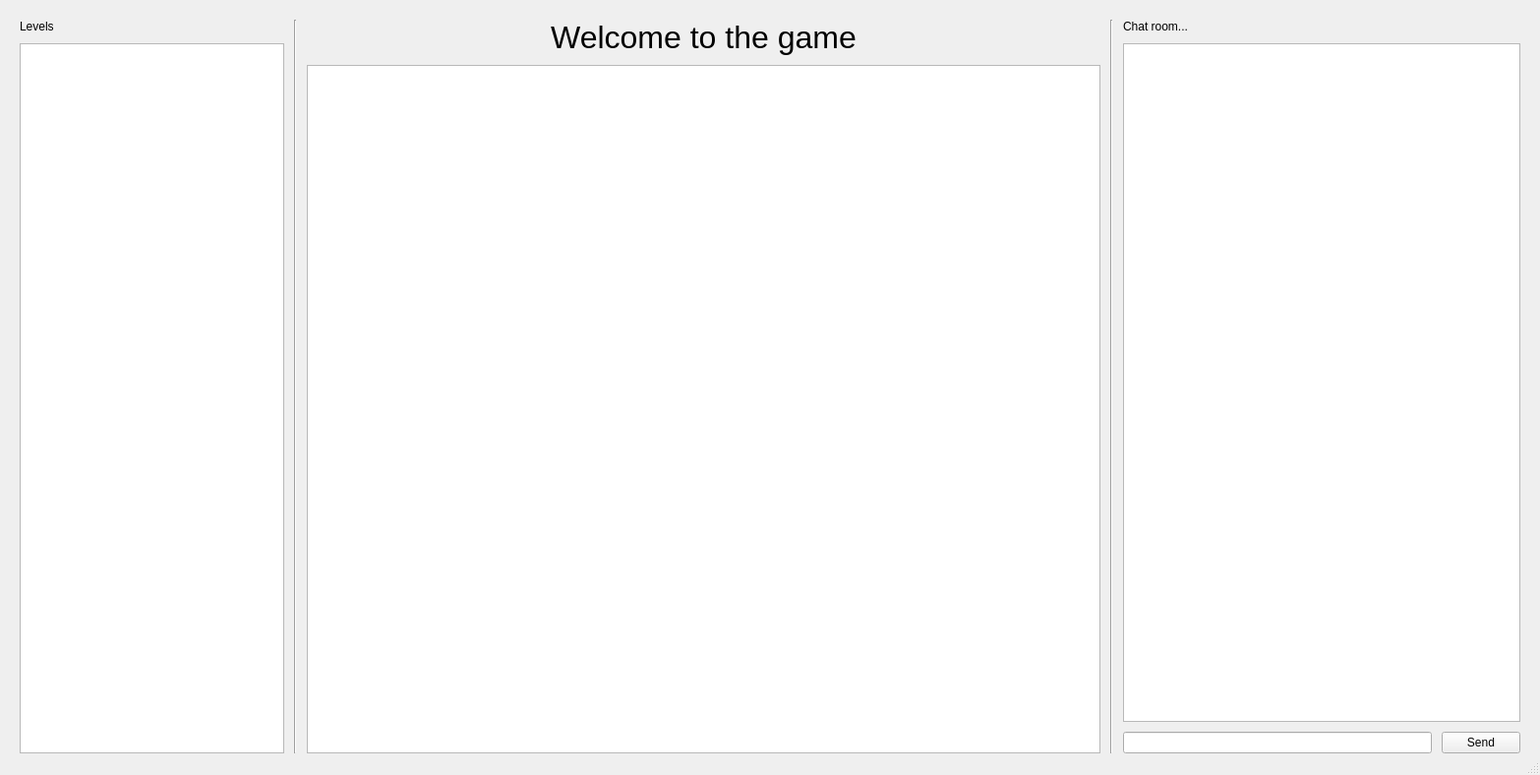
<?xml version="1.0" encoding="UTF-8"?>
<ui version="4.0">
 <class>MainWindow</class>
 <widget class="QMainWindow" name="MainWindow">
  <property name="geometry">
   <rect>
    <x>0</x>
    <y>0</y>
    <width>1566</width>
    <height>788</height>
   </rect>
  </property>
  <property name="windowTitle">
   <string>MainWindow</string>
  </property>
  <property name="documentMode">
   <bool>false</bool>
  </property>
  <widget class="QWidget" name="centralwidget">
   <layout class="QHBoxLayout" name="horizontalLayout_2">
    <property name="spacing">
     <number>10</number>
    </property>
    <property name="sizeConstraint">
     <enum>QLayout::SetDefaultConstraint</enum>
    </property>
    <property name="leftMargin">
     <number>20</number>
    </property>
    <property name="topMargin">
     <number>20</number>
    </property>
    <property name="rightMargin">
     <number>20</number>
    </property>
    <property name="bottomMargin">
     <number>0</number>
    </property>
    <item>
     <layout class="QHBoxLayout" name="horizontalLayout" stretch="2,0,6,0,3">
      <item>
       <layout class="QVBoxLayout" name="verticalLayout_4" stretch="0,0">
        <item>
         <widget class="QLabel" name="label_3">
          <property name="sizePolicy">
           <sizepolicy hsizetype="Preferred" vsizetype="Preferred">
            <horstretch>0</horstretch>
            <verstretch>0</verstretch>
           </sizepolicy>
          </property>
          <property name="text">
           <string>Levels</string>
          </property>
          <property name="margin">
           <number>10</number>
          </property>
         </widget>
        </item>
        <item>
         <widget class="QListView" name="listView">
          <property name="sizePolicy">
           <sizepolicy hsizetype="Expanding" vsizetype="Expanding">
            <horstretch>0</horstretch>
            <verstretch>0</verstretch>
           </sizepolicy>
          </property>
          <property name="editTriggers">
           <set>QAbstractItemView::NoEditTriggers</set>
          </property>
          <property name="showDropIndicator" stdset="0">
           <bool>false</bool>
          </property>
          <property name="viewMode">
           <enum>QListView::ListMode</enum>
          </property>
         </widget>
        </item>
       </layout>
      </item>
      <item>
       <widget class="Line" name="line">
        <property name="orientation">
         <enum>Qt::Vertical</enum>
        </property>
       </widget>
      </item>
      <item>
       <layout class="QVBoxLayout" name="verticalLayout_2">
        <item>
         <layout class="QGridLayout" name="gridLayout">
          <item row="0" column="1">
           <widget class="QLabel" name="label_2">
            <property name="font">
             <font>
              <pointsize>24</pointsize>
             </font>
            </property>
            <property name="text">
             <string>Welcome to the game</string>
            </property>
            <property name="alignment">
             <set>Qt::AlignCenter</set>
            </property>
           </widget>
          </item>
          <item row="1" column="1">
           <widget class="QTextEdit" name="textEdit_2">
            <property name="readOnly">
             <bool>true</bool>
            </property>
           </widget>
          </item>
         </layout>
        </item>
       </layout>
      </item>
      <item>
       <widget class="Line" name="line_2">
        <property name="orientation">
         <enum>Qt::Vertical</enum>
        </property>
       </widget>
      </item>
      <item>
       <layout class="QGridLayout" name="gridLayout_2">
        <item row="2" column="0">
         <widget class="QLineEdit" name="messageBox"/>
        </item>
        <item row="0" column="0" colspan="2">
         <widget class="QLabel" name="label_4">
          <property name="sizePolicy">
           <sizepolicy hsizetype="Preferred" vsizetype="Fixed">
            <horstretch>0</horstretch>
            <verstretch>0</verstretch>
           </sizepolicy>
          </property>
          <property name="text">
           <string>Chat room...</string>
          </property>
          <property name="margin">
           <number>10</number>
          </property>
         </widget>
        </item>
        <item row="2" column="1">
         <widget class="QPushButton" name="sendButton">
          <property name="text">
           <string>Send</string>
          </property>
         </widget>
        </item>
        <item row="1" column="0" colspan="2">
         <widget class="QTextEdit" name="chatBox">
          <property name="readOnly">
           <bool>true</bool>
          </property>
          <property name="html">
           <string>&lt;!DOCTYPE HTML PUBLIC &quot;-//W3C//DTD HTML 4.0//EN&quot; &quot;http://www.w3.org/TR/REC-html40/strict.dtd&quot;&gt;
&lt;html&gt;&lt;head&gt;&lt;meta name=&quot;qrichtext&quot; content=&quot;1&quot; /&gt;&lt;meta charset=&quot;utf-8&quot; /&gt;&lt;style type=&quot;text/css&quot;&gt;
p, li { white-space: pre-wrap; }
hr { height: 1px; border-width: 0; }
&lt;/style&gt;&lt;/head&gt;&lt;body style=&quot; font-family:'Cantarell'; font-size:11pt; font-weight:400; font-style:normal;&quot;&gt;
&lt;p style=&quot;-qt-paragraph-type:empty; margin-top:12px; margin-bottom:12px; margin-left:0px; margin-right:0px; -qt-block-indent:0; text-indent:0px;&quot;&gt;&lt;br /&gt;&lt;/p&gt;&lt;/body&gt;&lt;/html&gt;</string>
          </property>
         </widget>
        </item>
       </layout>
      </item>
     </layout>
    </item>
   </layout>
  </widget>
  <widget class="QMenuBar" name="menubar">
   <property name="geometry">
    <rect>
     <x>0</x>
     <y>0</y>
     <width>1566</width>
     <height>23</height>
    </rect>
   </property>
  </widget>
  <widget class="QStatusBar" name="statusbar"/>
 </widget>
 <resources/>
 <connections/>
</ui>
